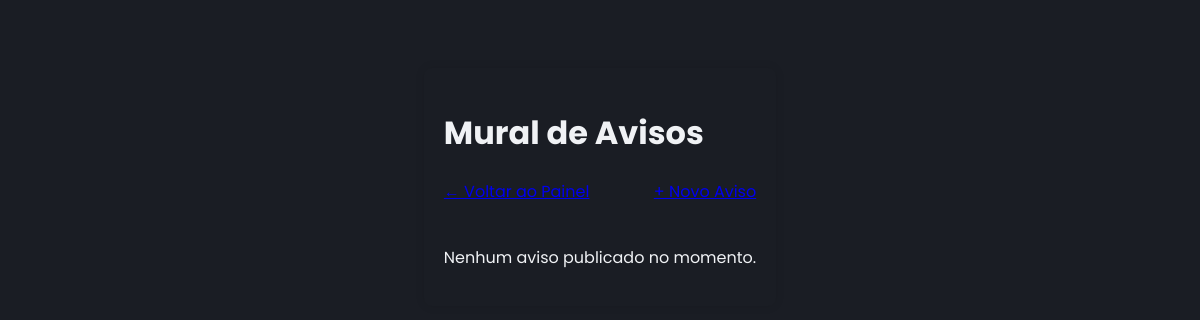
The page /avisos (signed in) on the database as committed earlier.
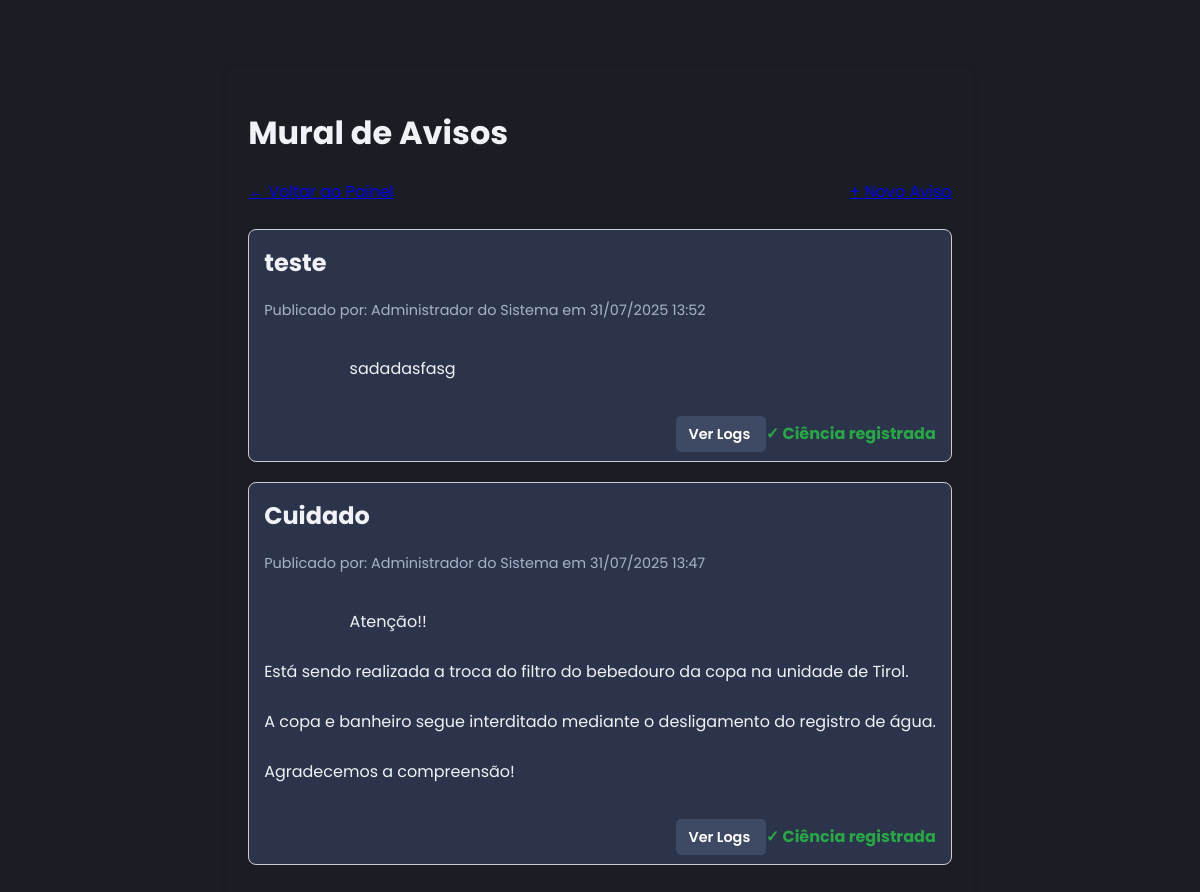
The same page on the database as committed later.
### app/models.py (models this page shows)
class Aviso(db.Model):
    __tablename__ = 'aviso'
    id = db.Column(db.Integer, primary_key=True)
    titulo = db.Column(db.String(200), nullable=False)
    conteudo = db.Column(db.Text, nullable=False)
    data_publicacao = db.Column(db.DateTime, default=datetime.utcnow)
    autor_id = db.Column(db.Integer, db.ForeignKey('usuario.id'), nullable=False)
    autor = db.relationship('Usuario')
    logs_ciencia = db.relationship('LogCienciaAviso', backref='aviso', lazy='dynamic')

class Funcionario(db.Model):
    __tablename__ = 'funcionario'
    id = db.Column(db.Integer, primary_key=True)
    nome = db.Column(db.String(120), nullable=False)
    cpf = db.Column(db.String(14), unique=True, nullable=False)
    email = db.Column(db.String(120), nullable=False)
    telefone = db.Column(db.String(20))
    cargo = db.Column(db.String(100))
    setor = db.Column(db.String(100))
    data_nascimento = db.Column(db.Date)
    contato_emergencia_nome = db.Column(db.String(120))
    contato_emergencia_telefone = db.Column(db.String(20))
    sistemas = db.relationship('Sistema', secondary=funcionario_sistemas, lazy='subquery',
                               backref=db.backref('funcionarios', lazy=True))

### app/routes.py (the view)
@main.route('/avisos')
@login_required
def listar_avisos():
    todos_avisos = Aviso.query.order_by(Aviso.data_publicacao.desc()).all()
    avisos_lidos_ids = {log.aviso_id for log in current_user.logs_ciencia}
    return render_template('avisos/listar_avisos.html',
                           avisos=todos_avisos,
                           avisos_lidos_ids=avisos_lidos_ids)

### app/__init__.py (called while the page is built)
def create_app():
    app = Flask(__name__, static_folder="../static", template_folder="../templates")
    app.config.from_object(Config)
    app.config['SECRET_KEY'] = 'uma-chave-secreta-muito-segura-trocar-depois'
    db.init_app(app)
    migrate.init_app(app, db)
    CORS(app)
    login_manager.init_app(app)
    from .models import Usuario
    @login_manager.user_loader
    def load_user(user_id):
        return Usuario.query.get(int(user_id))
    from .routes import main as main_blueprint
    app.register_blueprint(main_blueprint)
    from .auth import auth as auth_blueprint
    app.register_blueprint(auth_blueprint, url_prefix='/auth')
    from .documentos import documentos_bp
    app.register_blueprint(documentos_bp, url_prefix='/documentos')
    return app

### app/models.py (called while the page is built)
    def tem_permissao(self, nome_permissao):
        return any(p.nome == nome_permissao for p in self.permissoes)

### templates/avisos/listar_avisos.html (shortened to what this page needs)
<!DOCTYPE html>
<html lang="pt-br">
<head>
    <link rel="stylesheet" href="{{ url_for('static', filename='style.css') }}">
</head>
<body>
    <div class="container">
        <h1>Mural de Avisos</h1>
        <a href="{{ url_for('main.index') }}">← Voltar ao Painel</a>
        {% if current_user.tem_permissao('admin_rh') %}
            <a href="{{ url_for('main.criar_aviso') }}" class="primary-btn" style="float: right;">+ Novo Aviso</a>
        {% endif %}
        <br><br>
        {% for aviso in avisos %}
            <div class="aviso">
                <h2>{{ aviso.titulo }}</h2>
                <div class="aviso-meta">
                    Publicado por: {{ aviso.autor.funcionario.nome }} em {{ aviso.data_publicacao.strftime('%d/%m/%Y %H:%M') }}
                </div>
                <div class="aviso-conteudo">
                    {{ aviso.conteudo }}
                </div>
                    <div class="aviso-actions">
                        {% if current_user.tem_permissao('admin_rh') %}
                            <a href="{{ url_for('main.ver_logs_ciencia', aviso_id=aviso.id) }}" class="btn btn-azul" style="text-decoration: none; padding: 8px 12px; font-size: 0.9em; background-color: #3e4a63;">
                                Ver Logs
                            </a>
                        {% endif %}
                        {% if aviso.id in avisos_lidos_ids %}
                            <span class="status-lido">✓ Ciência registrada</span>
                        {% else %}
                            <form method="POST" action="{{ url_for('main.dar_ciencia_aviso', aviso_id=aviso.id) }}" style="display: inline;">
                                <button type="submit" class="secondary-btn">Estou Ciente</button>
                            </form>
                        {% endif %}
                    </div>
            </div>
        {% else %}
            <p>Nenhum aviso publicado no momento.</p>
        {% endfor %}
    </div>
</body>
</html>

### static/style.css (style rules this page uses)
:root { --cor-fundo: #1a1d24; --cor-superficie: #2b344a; --cor-primaria: #3e4a63; --cor-primaria-hover: #526182; --cor-texto-principal: #f0f2f5; --cor-texto-secundario: #a8b2c9; --cor-texto-contraste: #ffffff; --cor-sucesso: #28a745; --cor-sucesso-hover: #218838; --cor-erro: #dc3545; --cor-erro-hover: #c82333; }
body { font-family: 'Poppins', sans-serif; padding: 40px; background: var(--cor-fundo); color: var(--cor-texto-principal); display: flex; flex-direction: column; align-items: center; }
button.primary-btn, button.secondary-btn, .btn { padding: 12px 25px; border: none; border-radius: 5px; color: var(--cor-texto-contraste); font-weight: 600; font-family: 'Poppins', sans-serif; cursor: pointer; transition: 0.3s ease; text-decoration: none; }
.container { max-width: 700px; margin: 30px auto; padding: 20px; border-radius: 8px; box-shadow: 0 0 10px rgba(0,0,0,0.1); }

### templates/avisos/listar_avisos.html (style rules this page uses)
.container { max-width: 900px; margin: 20px auto; padding: 20px; }
.aviso { border: 1px solid #ccc; border-radius: 8px; padding: 15px; margin-bottom: 20px; background-color: var(--cor-superficie); }
.aviso h2 { margin-top: 0; }
.aviso-meta { font-size: 0.9em; color: var(--cor-texto-secundario); margin-bottom: 10px; }
.aviso-conteudo { white-space: pre-wrap; }
.aviso-actions { margin-top: 15px; text-align: right; }
.status-lido { color: #28a745; font-weight: bold; }

Rows that differ between the two databases and show on the page:
added Aviso: titulo "teste", autor.funcionario.nome "Administrador do Sistema", data_publicacao "31/07/2025 13:52", conteudo "sadadasfasg", shows "✓ Ciência registrada"
added Aviso: titulo "Cuidado", autor.funcionario.nome "Administrador do Sistema", data_publicacao "31/07/2025 13:47", conteudo "Atenção!! Está sendo realizada a troca do filtro do bebedouro da copa na unidade de Tirol. A copa e banheiro segue interditado mediante o desligamento do registro de água. Agradecemos a compreensão!", shows "✓ Ciência registrada"
Other text that changed with them:
text no longer shown: "Nenhum aviso publicado no momento."
